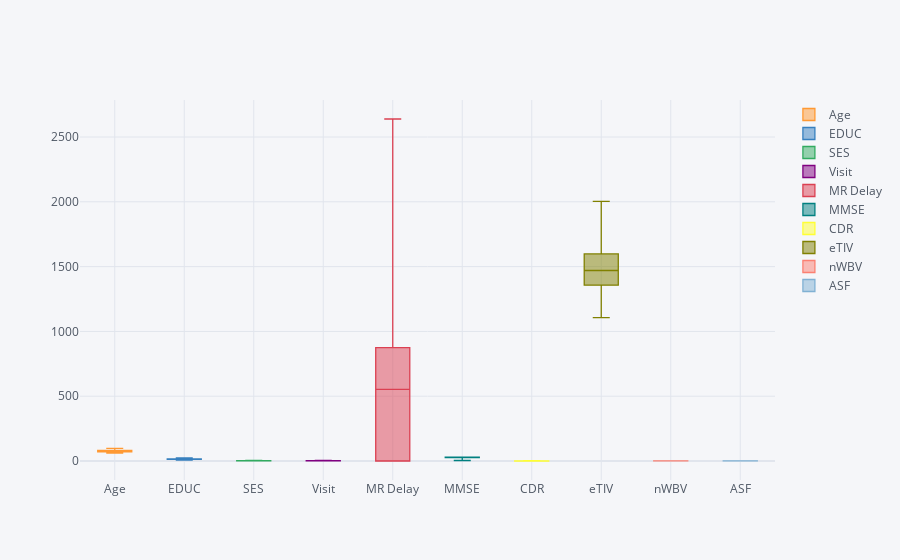

The notebook cell this image was saved under:
### Markdown cell above
VERİ SETİMİZİN İSTATİKSEL BOX GÖSTERİMİ

### Code cell
graph =data[['Age','EDUC','SES','Visit','MR Delay','MMSE','CDR','eTIV','nWBV','ASF']]

graph.iplot(kind='box',size=4)

### Figure 1 — Plotly figure (JSON) as saved in the notebook; plotly's stock layout.template omitted (floating-point values rounded to 4 significant figures; data arrays with more than 128 entries replaced by an {"elided": "..."} marker saying what was removed)
{"data": [{"boxpoints": false, "line": {"width": 1.3}, "marker": {"color": "rgba(255, 153, 51, 1.0)"}, "name": "Age", "orientation": "v", "type": "box", "y": {"elided": "373 int values"}}, {"boxpoints": false, "line": {"width": 1.3}, "marker": {"color": "rgba(55, 128, 191, 1.0)"}, "name": "EDUC", "orientation": "v", "type": "box", "y": {"elided": "373 int values"}}, {"boxpoints": false, "line": {"width": 1.3}, "marker": {"color": "rgba(50, 171, 96, 1.0)"}, "name": "SES", "orientation": "v", "type": "box", "y": {"elided": "373 int values"}}, {"boxpoints": false, "line": {"width": 1.3}, "marker": {"color": "rgba(128, 0, 128, 1.0)"}, "name": "Visit", "orientation": "v", "type": "box", "y": {"elided": "373 int values"}}, {"boxpoints": false, "line": {"width": 1.3}, "marker": {"color": "rgba(219, 64, 82, 1.0)"}, "name": "MR Delay", "orientation": "v", "type": "box", "y": {"elided": "373 int values"}}, {"boxpoints": false, "line": {"width": 1.3}, "marker": {"color": "rgba(0, 128, 128, 1.0)"}, "name": "MMSE", "orientation": "v", "type": "box", "y": {"elided": "373 int values"}}, {"boxpoints": false, "line": {"width": 1.3}, "marker": {"color": "rgba(255, 255, 51, 1.0)"}, "name": "CDR", "orientation": "v", "type": "box", "y": {"elided": "373 float values"}}, {"boxpoints": false, "line": {"width": 1.3}, "marker": {"color": "rgba(128, 128, 0, 1.0)"}, "name": "eTIV", "orientation": "v", "type": "box", "y": {"elided": "373 int values"}}, {"boxpoints": false, "line": {"width": 1.3}, "marker": {"color": "rgba(251, 128, 114, 1.0)"}, "name": "nWBV", "orientation": "v", "type": "box", "y": {"elided": "373 float values"}}, {"boxpoints": false, "line": {"width": 1.3}, "marker": {"color": "rgba(128, 177, 211, 1.0)"}, "name": "ASF", "orientation": "v", "type": "box", "y": {"elided": "373 float values"}}], "layout": {"legend": {"bgcolor": "#F5F6F9", "font": {"color": "#4D5663"}}, "paper_bgcolor": "#F5F6F9", "plot_bgcolor": "#F5F6F9", "title": {"font": {"color": "#4D5663"}}, "xaxis": {"gridcolor": "#E1E5ED", "showgrid": true, "tickfont": {"color": "#4D5663"}, "title": {"font": {"color": "#4D5663"}, "text": ""}, "zerolinecolor": "#E1E5ED"}, "yaxis": {"gridcolor": "#E1E5ED", "showgrid": true, "tickfont": {"color": "#4D5663"}, "title": {"font": {"color": "#4D5663"}, "text": ""}, "zerolinecolor": "#E1E5ED"}}}
